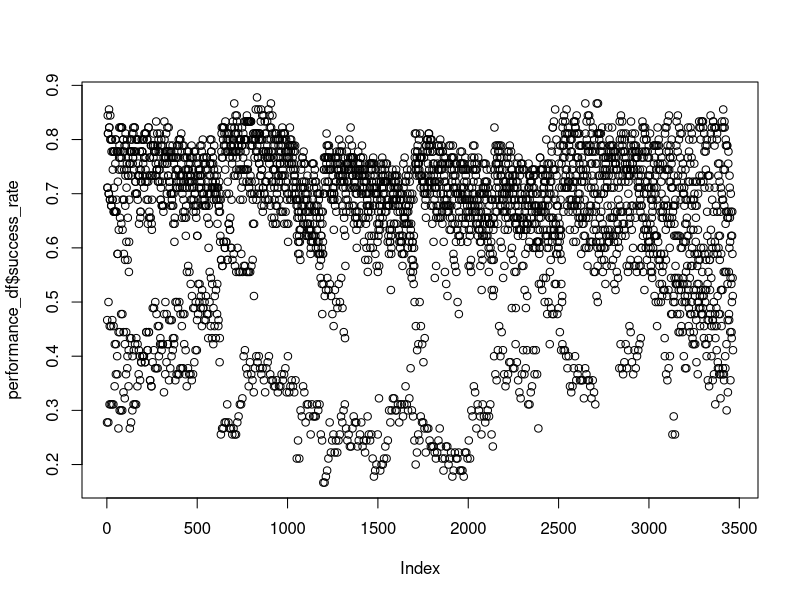
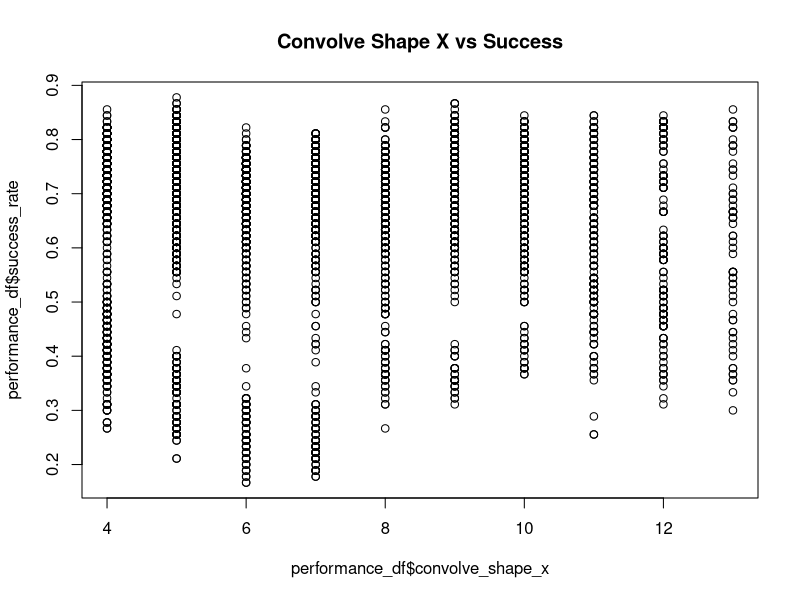
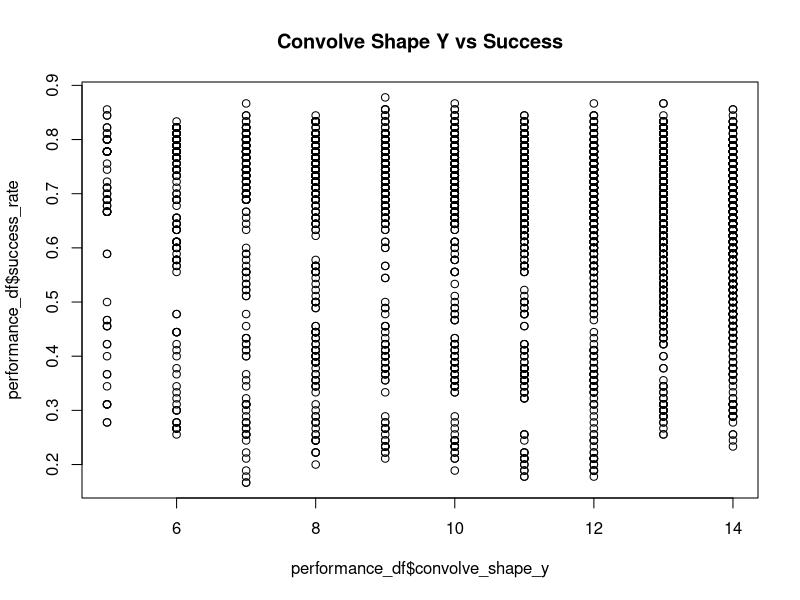
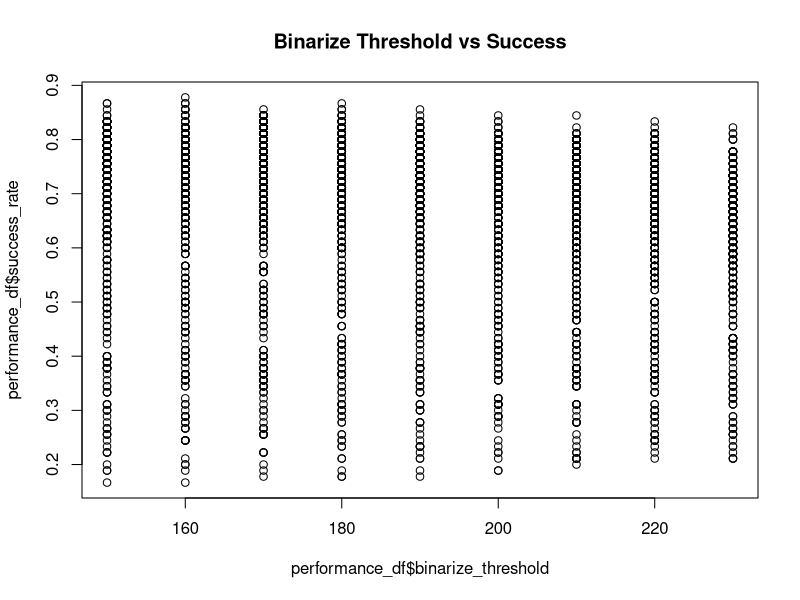
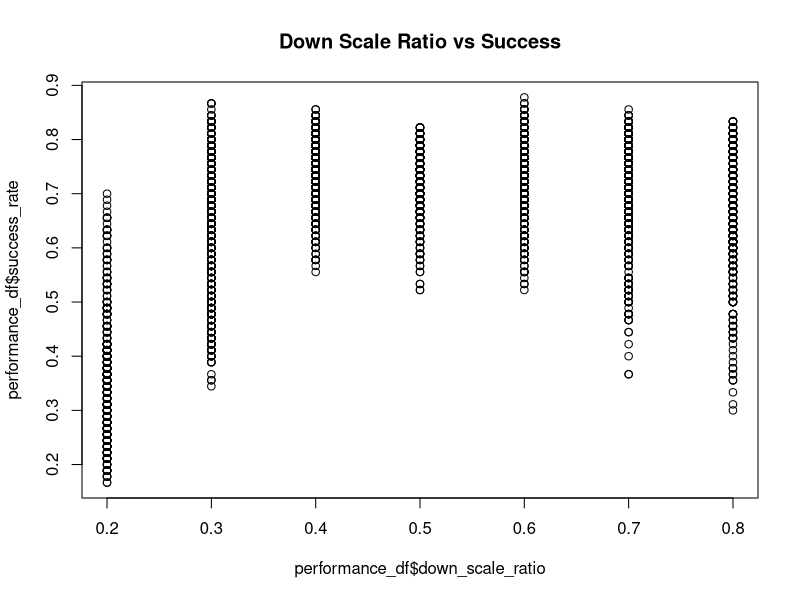
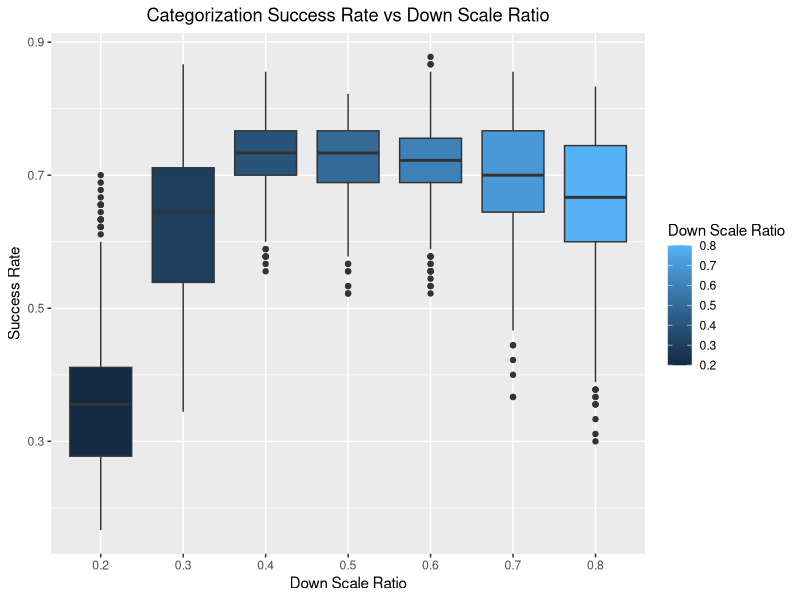

The R source for these figures, in order:
library(ggplot2)

performance_df<-read.csv("results0-3465.csv",header=TRUE)
plot(performance_df$success_rate)

#Real Linear Affect
summary(lm(success_rate~.,data=performance_df))

#Covariance 
View(cor(performance_df))

#Graphs

plot(performance_df$convolve_shape_x, performance_df$success_rate, main = "Convolve Shape X vs Success")
plot(performance_df$convolve_shape_y, performance_df$success_rate, main = "Convolve Shape Y vs Success")
plot(performance_df$binarize_threshold, performance_df$success_rate, main = "Binarize Threshold vs Success")
plot(performance_df$down_scale_ratio, performance_df$success_rate, main = "Down Scale Ratio vs Success")

performance_df=performance_df[order(performance_df$success_rate, decreasing = TRUE),]
View(performance_df)

bp <- ggplot(data=performance_df, aes(x=factor(down_scale_ratio), y=success_rate, fill=down_scale_ratio)) +
geom_boxplot() +
labs(title="Categorization Success Rate vs Down Scale Ratio",x ="Down Scale Ratio", y = "Success Rate", fill='Down Scale Ratio') +
  theme(plot.title = element_text(hjust = 0.5))
bp
